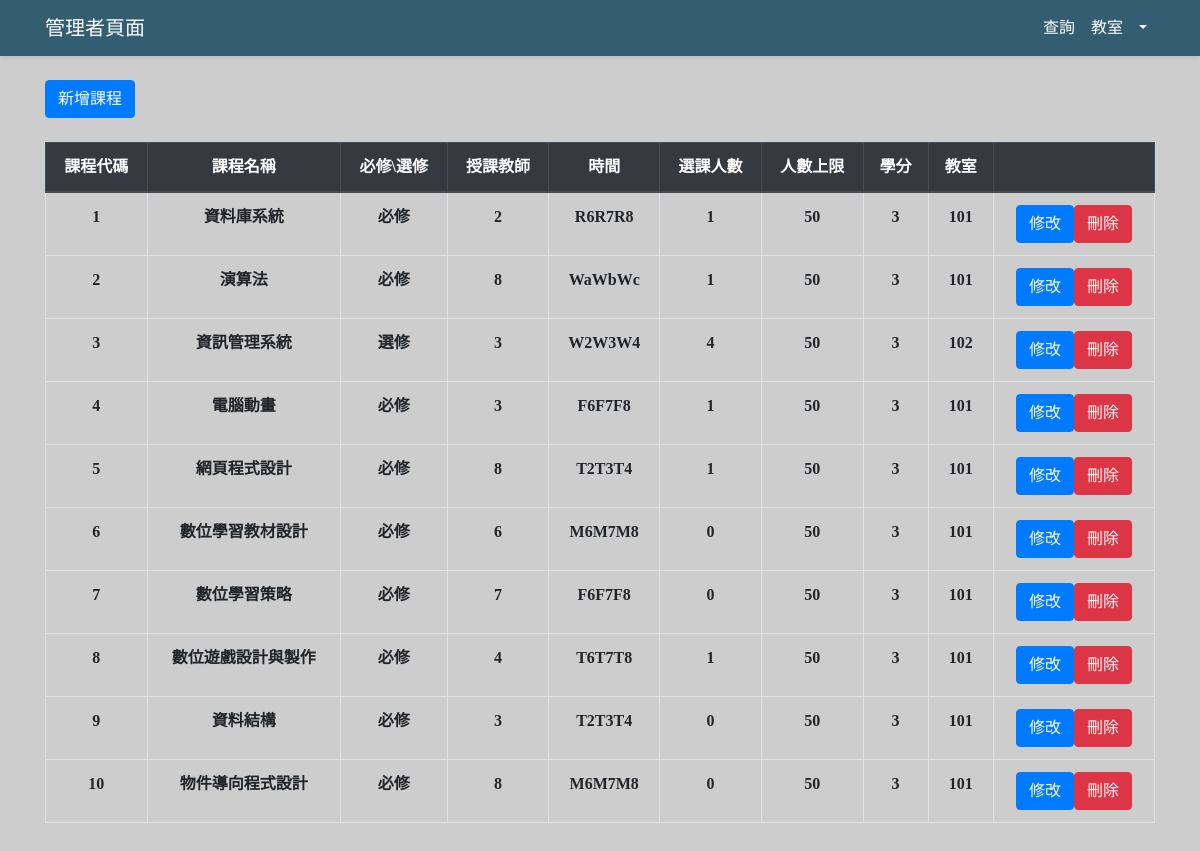
The app's page /admin.php with its own data.
### tables this page shows
CREATE TABLE `course` (
  `course_id` int(20) NOT NULL,
  `course_name` varchar(30) NOT NULL,
  `course_teacher` int(20) NOT NULL,
  `classroom_id` varchar(20) NOT NULL,
  `course_max` int(10) NOT NULL,
  `course_people` int(10) NOT NULL,
  `course_credit` int(10) NOT NULL,
  `course_time` varchar(30) NOT NULL,
  `course_required` varchar(20) NOT NULL
);

### connect.php (called while the page is built, shortened)
<?php
function execute($selectConnection,$inputSQL)
{
  $tempResult = mysqli_query($selectConnection, $inputSQL);
  return $tempResult;
}
?>

### admin.php (the view, shortened to what this page needs)
<!DOCTYPE html>
<html>
    <head>
        <link rel="stylesheet" href="https://stackpath.bootstrapcdn.com/bootstrap/4.5.2/css/bootstrap.min.css">
<body>
    <div id="app">
        <nav class="navbar navbar-expand-md navbar-light shadow-sm" style="background: #335D70;">
            <div class="container">
                <a class="navbar-brand text-white" href="admin.php">管理者頁面</a>
                <div class="collapse navbar-collapse" id="navbarSupportedContent">
                    <ul class="navbar-nav ml-auto text">
                        <li class="nav-item">
                            <a class="nav-link text-white" href="admin_search.php">查詢</a>
                        </li>
                        <li class="nav-item">
                            <a class="nav-link text-white" href="admin_classroom.php">教室</a>
                        </li>
                        <li class="nav-item dropdown" id="logout">
                            <a id="navbarDropdown" class="nav-link dropdown-toggle text-white text" href="#" role="button" data-toggle="dropdown" aria-haspopup="true" aria-expanded="false" v-pre><?php echo $_SESSION['name']; ?></a>
                        </li>
                    </ul>
                </div>
            </div>
        </nav>
        <main class="py-4">
        <div class="container">
            <a class="btn btn-primary" href="admin_create.php">新增課程</a>
            <?php
                require_once("connect.php");
                $myQuery = "SELECT * FROM course";
                $myConnection = connectDB("localhost","root","123456","a");
                $myResult = execute($myConnection,$myQuery);
                echo '<table class="table table-bordered mt-4 text-center">
                <thead class="thead-dark">
                    <tr class="text-center">
                        <th scope="col">課程代碼</th>
                        <th scope="col">課程名稱</th>
                        <th scope="col">必修\選修</th>
                        <th scope="col">授課教師</th>
                        <th scope="col">時間</th>
                        <th scope="col">選課人數</th>
                        <th scope="col">人數上限</th>
                        <th scope="col">學分</th>
                        <th scope="col">教室</th>
                        <th scope="col"></th>
                    </tr>
                </thead>';
                while($row = mysqli_fetch_array($myResult)){
                    echo '<tr class="text-center">';
                    echo '<th scope="col">'.$row['course_id'].'</th>';
                    echo '<th scope="col">'.$row['course_name'].'</th>';
                    echo '<th scope="col">'.$row['course_required'].'</th>';
                    echo '<th scope="col">'.$row['course_teacher'].'</th>';
                    echo '<th scope="col">'.$row['course_time'].'</th>';
                    echo '<th scope="col">'.$row['course_people'].'</th>';
                    echo '<th scope="col">'.$row['course_max'].'</th>';
                    echo '<th scope="col">'.$row['course_credit'].'</th>';
                    echo '<th scope="col">'.$row['classroom_id'].'</th>';
                    echo '<th scope="col"><a class="btn btn-primary" href="admin_edit.php?course_id=';
                    echo $row['course_id'];
                    echo '">修改</a><a class="btn btn-danger" href="course_delete.php?course_id=';
                    echo $row['course_id'];
                    echo '">刪除</a></th>';
                    echo '<tr>';
                }
            ?>
            </div>
        </main>
    </div>
</body>
</html>

### admin.php (style rules this page uses)
body { background-color: #cdcdcd; font-family:微軟正黑體; }

### records on screen
course: course_id "1", course_name "資料庫系統", course_required "必修", course_teacher "2", course_time "R6R7R8", course_people "1", course_max "50", course_credit "3", classroom "101"
course: course_id "2", course_name "演算法", course_required "必修", course_teacher "8", course_time "WaWbWc", course_people "1", course_max "50", course_credit "3", classroom "101"
course: course_id "3", course_name "資訊管理系統", course_required "選修", course_teacher "3", course_time "W2W3W4", course_people "4", course_max "50", course_credit "3", classroom "102"
course: course_id "4", course_name "電腦動畫", course_required "必修", course_teacher "3", course_time "F6F7F8", course_people "1", course_max "50", course_credit "3", classroom "101"
course: course_id "5", course_name "網頁程式設計", course_required "必修", course_teacher "8", course_time "T2T3T4", course_people "1", course_max "50", course_credit "3", classroom "101"
course: course_id "6", course_name "數位學習教材設計", course_required "必修", course_teacher "6", course_time "M6M7M8", course_people "0", course_max "50", course_credit "3", classroom "101"
course: course_id "7", course_name "數位學習策略", course_required "必修", course_teacher "7", course_time "F6F7F8", course_people "0", course_max "50", course_credit "3", classroom "101"
course: course_id "8", course_name "數位遊戲設計與製作", course_required "必修", course_teacher "4", course_time "T6T7T8", course_people "1", course_max "50", course_credit "3", classroom "101"
course: course_id "9", course_name "資料結構", course_required "必修", course_teacher "3", course_time "T2T3T4", course_people "0", course_max "50", course_credit "3", classroom "101"
course: course_id "10", course_name "物件導向程式設計", course_required "必修", course_teacher "8", course_time "M6M7M8", course_people "0", course_max "50", course_credit "3", classroom "101"
